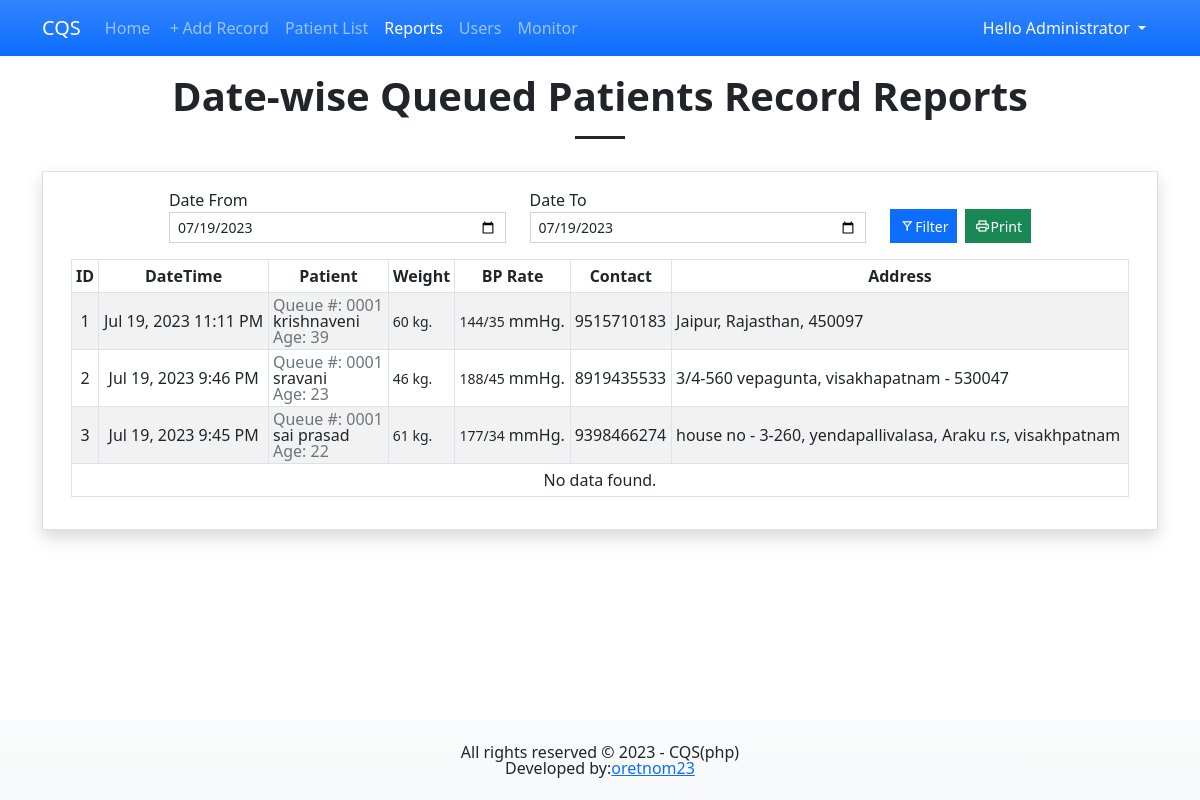
The app's page /?page=reports (signed in) with its own data.
### tables this page shows
CREATE TABLE "patient_list" (
	"patient_id"	INTEGER NOT NULL,
	"queue_no"	TEXT NOT NULL,
	"fullname"	INTEGER NOT NULL,
	"address"	TEXT NOT NULL,
	"contact"	TEXT NOT NULL,
	"age"	INTEGER NOT NULL,
	"weight"	FLOAT NOT NULL DEFAULT 0,
	"bp_rate"	TEXT,
	"status"	TINYINT(2) NOT NULL DEFAULT 0,
	"notify"	TINYINT(2) NOT NULL DEFAULT 1,
	"date_created"	TIMESTAMP DEFAULT CURRENT_TIMESTAMP,
	PRIMARY KEY("patient_id" AUTOINCREMENT)
);

### reports.php (the view, shortened to what this page needs)
<?php
$from = (isset($_GET['from']) ? date("Y-m-d", strtotime($_GET['from'])) : date("Y-m-d", strtotime(date("Y-m-d")))) . " 00:00:00";
$to = (isset($_GET['to']) ? date("Y-m-d", strtotime($_GET['to'])) : date("Y-m-d", strtotime(date("Y-m-d")))) . " 23:59:59";
?>
<h1 class="text-center fw-bolder">Date-wise Queued Patients Record Reports</h1>
<hr class="mx-auto opacity-100" style="width:50px;height:3px">
<div class="col-lg-12 col-md-12 col-sm-12 mx-auto py-3">
    <div class="card rounded-0 shadow">
        <div class="card-body rounded-0">
            <div class="container-fluid">
                <div class="mb-3">
                    <div class="row align-items-end justify-content-center">
                        <div class="col-lg-4 col-md-5 col-sm-12 col-12">
                            <label for="date_from">Date From</label>
                            <input type="date" value="<?= date("Y-m-d", strtotime($from)) ?>" class="form-control form-control-sm rounded-0" id="date_from" name="date_from" required="required">
                        </div>
                        <div class="col-lg-4 col-md-5 col-sm-12 col-12">
                            <label for="date_to">Date To</label>
                            <input type="date" value="<?= date("Y-m-d", strtotime($to)) ?>" class="form-control form-control-sm rounded-0" id="date_to" name="date_to" required="required">
                        </div>
                        <div class="col-auto">
                            <div class="d-flex">
                                <button class="btn btn-primary btn-sm rounded-0 d-flex align-items-center me-2" id="filter"><span class="material-symbols-outlined">filter_alt</span> Filter</button>
                                <button class="btn btn-success btn-sm rounded-0 d-flex align-items-center" id="print"><span class="material-symbols-outlined">print</span> Print</button>
                            </div>
                        </div>
                    </div>
                </div>
                <div class="table-responsive">
                    <table class="table table-sm table-bordered table-hover table-striped" id="patientTBL">
                        <thead>
                            <tr>
                                <th class="text-center">ID</th>
                                <th class="text-center">DateTime</th>
                                <th class="text-center">Patient</th>
                                <th class="text-center">Weight</th>
                                <th class="text-center">BP Rate</th>
                                <th class="text-center">Contact</th>
                                <th class="text-center">Address</th>
                            </tr>
                        </thead>
                        <tbody>
                            <?php
                            $from = new DateTime($from, new DateTimeZone('Asia/Manila'));
                            $from->setTimezone(new DateTimeZone('UTC'));
                            $from = $from->format("Y-m-d");
                            $to = new DateTime($to, new DateTimeZone('Asia/Manila'));
                            $to->setTimezone(new DateTimeZone('UTC'));
                            $to = $to->format("Y-m-d");
                            $i = 1;
                            $patients_sql = "SELECT * FROM `patient_list` where date(`date_created`) BETWEEN '{$from}' and '{$to}' ORDER BY strftime('%s', `date_created`) desc";
                            $patients_qry = $conn->query($patients_sql);
                            while($row = $patients_qry->fetchArray()):
                                $date_created = new DateTime($row['date_created'], new DateTimeZone('UTC'));$date_created->setTimezone(new DateTimeZone('Asia/Manila'));
                            ?>
                            <tr>
                                <td class="text-center"><?= $i++; ?></td>
                                <td class="text-center"><?= $date_created->format('M d, Y g:i A') ?></td>
                                <td class="">
                                    <div class="lh-1">
                                        <div class="text-secondary">Queue #: <?= $row['queue_no'] ?></div>
                                        <div><?= $row['fullname'] ?></div>
                                        <div class="text-secondary">Age: <?= $row['age'] ?></div>
                                    </div>
                                </td>
                                <td class=""><small><?= $row['weight'] ?> kg.</small></td>
                                <td class=""><small><?= $row['bp_rate'] ?></small> mmHg.</td>
                                <td class=""><?= $row['contact'] ?></td>
                                <td class=""><?= $row['address'] ?></td>
                            </tr>
                            <?php endwhile; ?>
                            <?php if(!$patients_qry->fetchArray()): ?>
                                <tr>
                                    <td colspan="7" class="text-center">No data found.</td>
                                </tr>
                            <?php endif; ?>
                        </tbody>
                    </table>
                </div>
            </div>
        </div>
    </div>
</div>

### css/custom.css (style rules this page uses)
html, body { margin: unset; height: 100%; width: 100%; overflow-x: hidden; }
body { padding-bottom:5em; }
.material-symbols-outlined { font-size: var(--bs-body-font-size) !important; line-height: var(--bs-body-line-height) !important; }
table th, table td { vertical-align: middle !important; }

### records on screen
patient_list: date_created "Jul 19, 2023 11:11 PM", queue_no "0001", fullname "krishnaveni", age "39", weight "60", bp_rate "144/35", contact "9515710183", address "Jaipur, Rajasthan, 450097"
patient_list: date_created "Jul 19, 2023 9:46 PM", queue_no "0001", fullname "sravani", age "23", weight "46", bp_rate "188/45", contact "8919435533", address "3/4-560 vepagunta, visakhapatnam - 530047"
patient_list: date_created "Jul 19, 2023 9:45 PM", queue_no "0001", fullname "sai prasad", age "22", weight "61", bp_rate "177/34", contact "9398466274", address "house no - 3-260, yendapallivalasa, Araku r.s, visakhpatnam"

### other values on screen
$_SESSION['fullname'] "Administrator"
